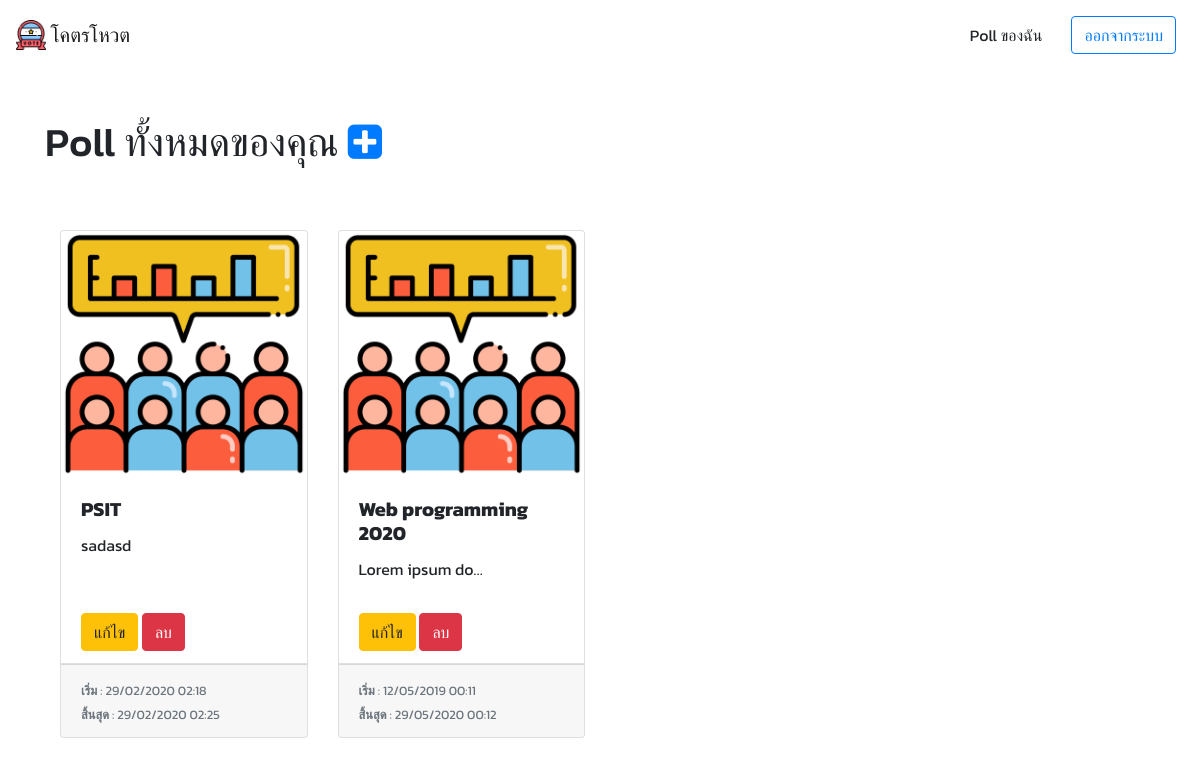
Before: /accounts/mypolls/ (signed in) with the older database file.
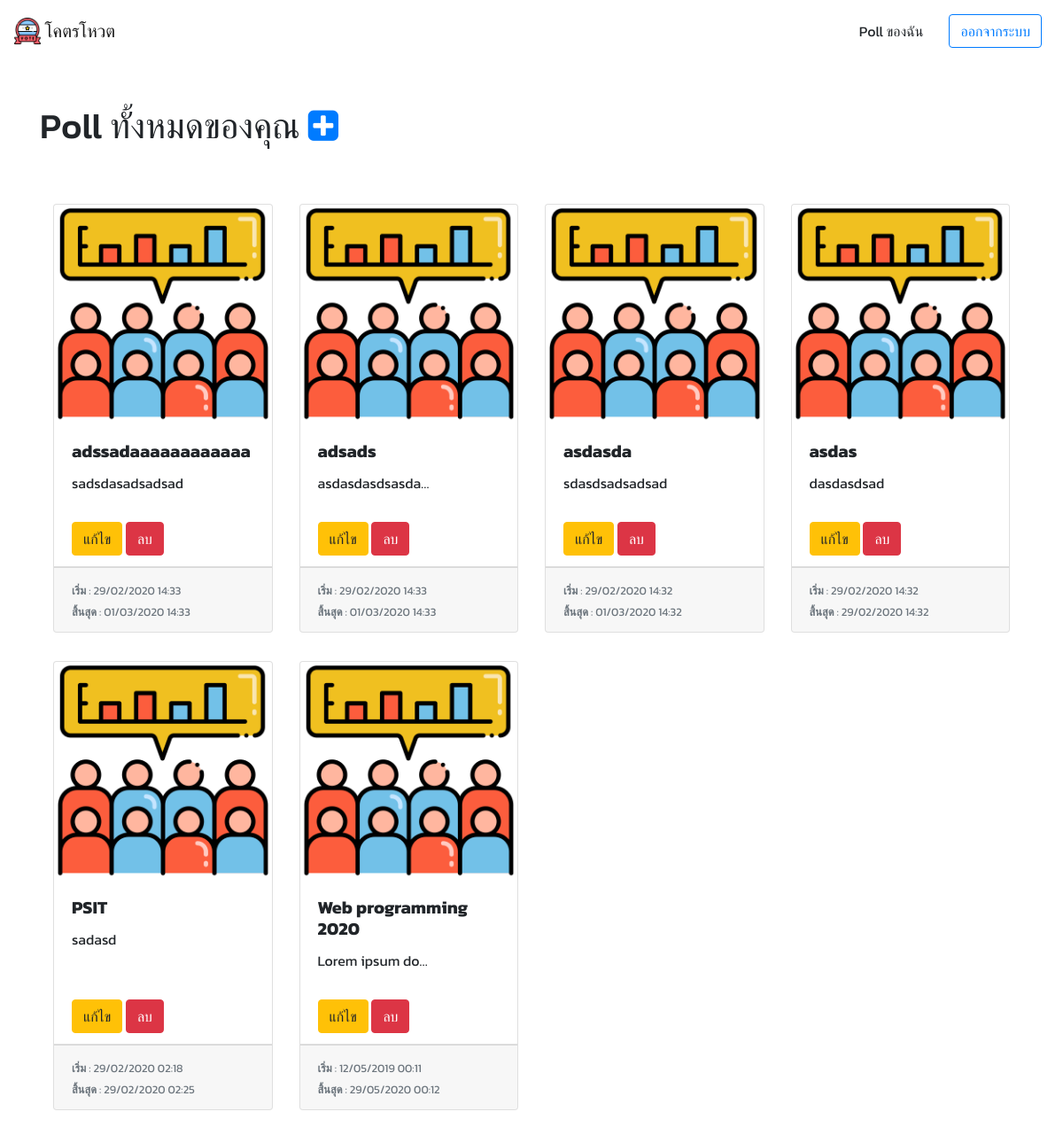
After: the same page with the newer database file.
### polls/models.py (models this page shows, shortened)
class Poll(models.Model):
    subject = models.CharField(max_length=255, null=False)
    detail = models.TextField(null=False)
    picture = models.ImageField(default='poll/default.png', upload_to='poll/')
    start_date = models.DateTimeField(default=datetime.now)
    end_date = models.DateTimeField()
    password = models.CharField(max_length=255, blank=True, default='')
    create_by = models.ForeignKey(User, on_delete=models.CASCADE)
    create_date = models.DateTimeField(auto_now=True)

### accounts/views.py (the view)
# urls.py: path('mypolls/', views.my_polls_view, name='mypolls') # user poll list page
@login_required
def my_polls_view(request):
    polls = Poll.objects.filter(create_by=request.user).order_by('-start_date')
    return render(request, 'mypolls.html', {'polls' : polls})

### accounts/templates/mypolls.html (shortened to what this page needs)
{% extends 'base_layout.html' %}
{% block content %}
    <h1>Poll ทั้งหมดของคุณ <a href="{% url 'create' %}"> <i class="fa fa-plus-square" aria-hidden="true"></i> </a></h1>
    <div class="container mt-5">
        <div class="row">
            {% for poll in polls %}
                <div class="col-md-3 my-3">
                    <div class="card h-100 w-100">
                        <img class="card-img-top" src="{{ poll.picture.url }}" alt="Card image cap">
                        <div class="card-body">
                            <h5 class="card-title">
                                <b>{{ poll.subject }}</b>
                            </h5>
                            <p class="card-text">
                                {{ poll.detail|truncatechars:15 }}
                            </p>
                        </div>
                        <ul class="list-group list-group-flush">
                            <li class="list-group-item">
                                <a href="{% url 'edit' poll.id %}" class='btn btn-warning'>แก้ไข</a>
                                <a href="{% url 'poll_delete' poll.id %}" class='btn btn-danger'>ลบ</a>
                            </li>
                        </ul>
                        <div class="card-footer">
                            <small class="text-muted">
                                <b>เริ่ม</b> : {{ poll.start_date|date:'d/m/Y H:i' }} <br>
                                <b>สิ้นสุด</b> : {{ poll.end_date|date:'d/m/Y H:i' }} <br>
                            </small>
                        </div>
                    </div>
                </div>
            {% endfor %}
        </div>
    </div>
{% endblock %}

### templates/base_layout.html (shortened to what this page needs)
{% load static %}
<!DOCTYPE html>
<html lang="en">
<head>
    <link rel="stylesheet" href="{% static 'css/bootstrap.min.css' %}">
    <link rel="stylesheet" href="{% static 'css/tempus.css' %}">
    <link rel="stylesheet" href="{% static 'css/font-awesome.min.css' %}">
    <link rel="stylesheet" href="{% static 'css/style.css' %}">
</head>
<body>
    <nav class="navbar navbar-expand-lg navbar-light">
        <div class="collapse navbar-collapse" id="navbarTogglerDemo01">
          <a class="navbar-brand" href="{% url 'index' %}">
              <img src="{% static 'images/vote.png' %}" width="30" height="30" class="d-inline-block align-top" alt="">
              โคตรโหวต
          </a>
          <ul class="navbar-nav ml-auto">
            {% if user.is_authenticated %}
                <li class="nav-item active">
                    <a class="nav-link" href="{% url 'mypolls' %}">
                        <p class='btn m-0'>Poll ของฉัน</p>
                    </a>
                </li>
                <li class="nav-item">
                    <a class="nav-link" href="{% url 'logout' %}">
                        <button class='btn btn-outline-primary m-0'>ออกจากระบบ</button>
                    </a>
                </li>
            {% endif %}
          </ul>
        </div>
      </nav>
    <div class="container my-5">
        {% block content %}
        {% endblock %}
    </div>
</body>
</html>

### static/css/style.css (style rules this page uses)
* { font-family: 'Kanit'; }
body { animation: fadein .5s; }

Changed rows visible on the page:
added Poll: picture (placeholder picture), subject "adssadaaaaaaaaaaaa", detail "sadsdasadsadsad", start_date "29/02/2020 14:33", end_date "01/03/2020 14:33"
added Poll: picture (placeholder picture), subject "adsads", detail "asdasdasdsasda…", start_date "29/02/2020 14:33", end_date "01/03/2020 14:33"
added Poll: picture (placeholder picture), subject "asdasda", detail "sdasdsadsadsad", start_date "29/02/2020 14:32", end_date "01/03/2020 14:32"
added Poll: picture (placeholder picture), subject "asdas", detail "dasdasdsad", start_date "29/02/2020 14:32", end_date "29/02/2020 14:32"
